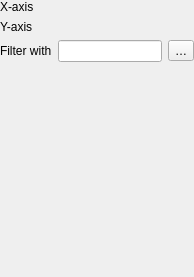
<?xml version="1.0" encoding="UTF-8"?>
<ui version="4.0">
 <class>QgsLayoutChartSeriesDetailsWidgetBase</class>
 <widget class="QgsPanelWidget" name="QgsLayoutChartSeriesDetailsWidgetBase">
  <property name="geometry">
   <rect>
    <x>0</x>
    <y>0</y>
    <width>194</width>
    <height>277</height>
   </rect>
  </property>
  <property name="windowTitle">
   <string>Series Details</string>
  </property>
  <layout class="QGridLayout" name="gridLayout">
   <property name="leftMargin">
    <number>0</number>
   </property>
   <property name="topMargin">
    <number>0</number>
   </property>
   <property name="rightMargin">
    <number>0</number>
   </property>
   <property name="bottomMargin">
    <number>0</number>
   </property>
   <item row="0" column="0">
    <widget class="QLabel" name="xExpressionLabel">
     <property name="text">
      <string>X-axis</string>
     </property>
    </widget>
   </item>
   <item row="0" column="1">
    <widget class="QgsFieldExpressionWidget" name="mXExpressionWidget" native="true">
     <property name="sizePolicy">
      <sizepolicy hsizetype="Expanding" vsizetype="Preferred">
       <horstretch>0</horstretch>
       <verstretch>0</verstretch>
      </sizepolicy>
     </property>
    </widget>
   </item>
   <item row="1" column="0">
    <widget class="QLabel" name="yExpressionLabel">
     <property name="text">
      <string>Y-axis</string>
     </property>
    </widget>
   </item>
   <item row="1" column="1">
    <widget class="QgsFieldExpressionWidget" name="mYExpressionWidget" native="true">
     <property name="sizePolicy">
      <sizepolicy hsizetype="Expanding" vsizetype="Preferred">
       <horstretch>0</horstretch>
       <verstretch>0</verstretch>
      </sizepolicy>
     </property>
    </widget>
   </item>
   <item row="2" column="0">
    <widget class="QLabel" name="filterLabel">
     <property name="text">
      <string>Filter with</string>
     </property>
    </widget>
   </item>
   <item row="2" column="1">
    <layout class="QHBoxLayout" name="horizontalLayout">
     <item>
      <widget class="QLineEdit" name="mFilterLineEdit"/>
     </item>
     <item>
      <widget class="QToolButton" name="mFilterButton">
       <property name="text">
        <string>…</string>
       </property>
       <property name="icon">
        <iconset resource="../../../images/images.qrc">
         <normaloff>:/images/themes/default/mIconExpression.svg</normaloff>:/images/themes/default/mIconExpression.svg
        </iconset>
       </property>
      </widget>
     </item>
    </layout>
   </item>
   <item row="3" column="0">
    <spacer name="verticalSpacer">
     <property name="orientation">
      <enum>Qt::Vertical</enum>
     </property>
     <property name="sizeHint" stdset="0">
      <size>
       <width>40</width>
       <height>20</height>
      </size>
     </property>
    </spacer>
   </item>
  </layout>
 </widget>
 <customwidgets>
  <customwidget>
   <class>QgsPanelWidget</class>
   <extends>QWidget</extends>
   <header>qgspanelwidget.h</header>
   <container>1</container>
  </customwidget>
  <customwidget>
   <class>QgsFieldExpressionWidget</class>
   <extends>QWidget</extends>
   <header>qgsfieldexpressionwidget.h</header>
   <container>1</container>
  </customwidget>
 </customwidgets>
 <resources/>
 <connections/>
</ui>
